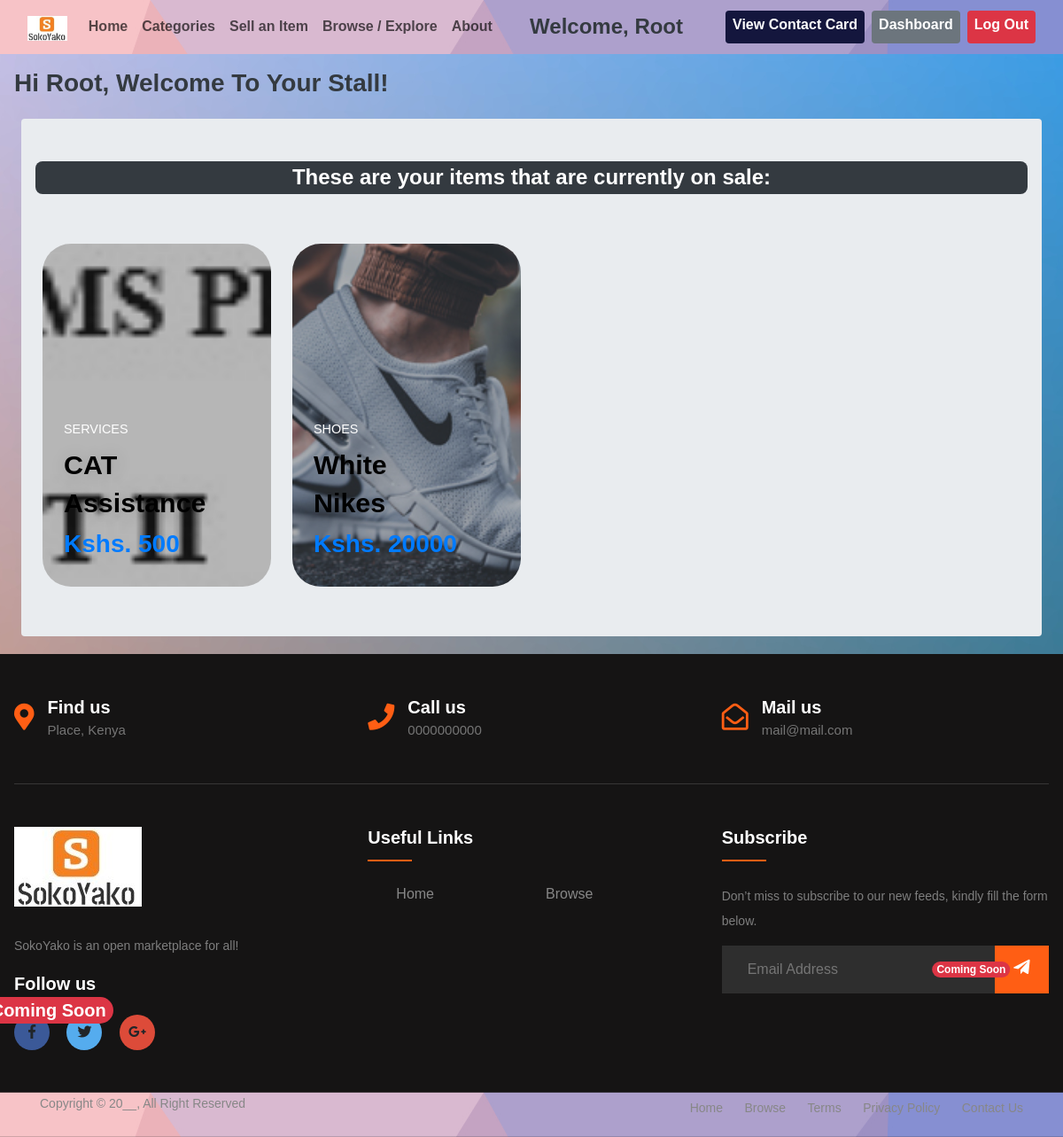
/dashboard/ (signed in), run on an earlier commit of the app's database.
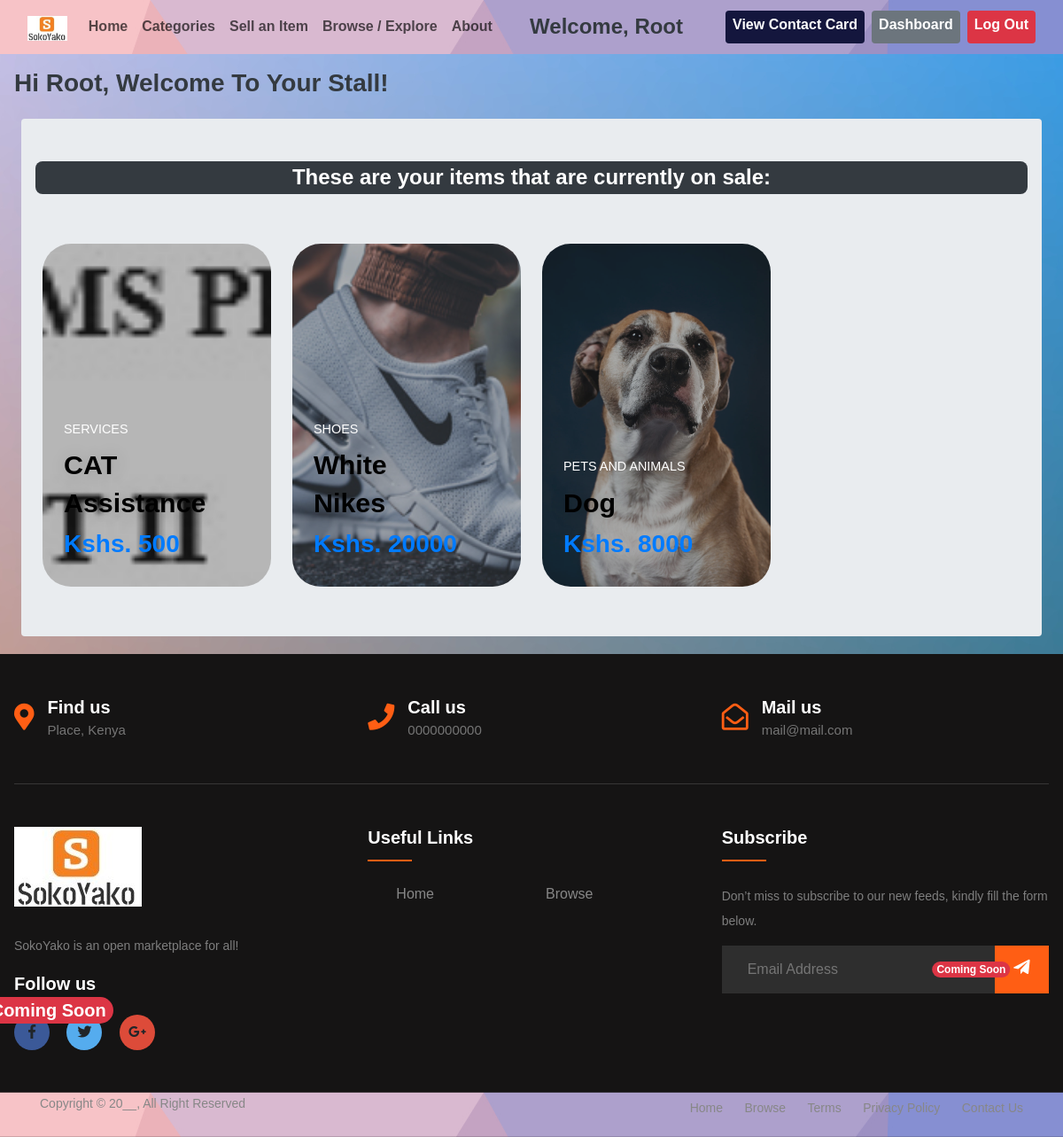
And on a later commit of the database.
### item/models.py (models this page shows, shortened)
class Item(models.Model):
    category = models.ForeignKey(Category, related_name='items', on_delete=models.CASCADE)
    name = models.CharField(max_length=200)
    quantity = models.PositiveIntegerField(blank=True, null=True)
    description = models.TextField(blank=True, null=True)
    price = models.IntegerField()
    image = models.ImageField(upload_to='item_images', blank=True, null=True)
    is_sold = models.BooleanField(default=False)
    is_featured = models.BooleanField(default=False)
    created_by = models.ForeignKey(User, related_name='items', on_delete=models.CASCADE)
    created_at = models.DateTimeField(auto_now_add=True)

class Category(models.Model):
    name = models.CharField(max_length=200)
    cat_image = models.ImageField(upload_to='category_images', blank=True, null=True)
    class Meta:
        ordering = ('name',)
        verbose_name_plural = "Categories"
    def __str__(self):
        return self.name

### dashboard/views.py (the view)
# urls.py: path('', views.dash_index, name='dashboard')
@login_required
def dash_index(request):
    items = Item.objects.filter(created_by=request.user)
    if request.user.is_authenticated:
        try:
            contact_card = ContactCard.objects.get(user=request.user)
        except ContactCard.DoesNotExist:
            contact_card = None
    else:
        contact_card = None
    return render(request, 'dash_index.html', {
        'items': items,
        'contact_card': contact_card
    })

### dashboard/templates/dash_index.html (shortened to what this page needs)
{% extends 'layout.html' %}
{% load static %}
{% block data %}
    <div class="p-2">
        <div class="container-fluid p-2 clearfix">
            <h2 class="fw-bolder fs-3 text-dark text-capitalize">Hi {{ user.username}}, Welcome to your stall!</h2>
            <div class="mt-4 mb-1 mx-2 px-3 py-5 bg-body-secondary rounded">
                <h2 class="mb-5 fs-3 text-center text-white fs-4 fw-bolder bg-dark p-1 rounded-3"> These are your items that are currently on sale:</h2>
                <div class="simpcard-grid p-2">
                    {% for item in items %}
                        <a class="simpcard rounded-5" href="{% url 'item:detail' item.id %}">
                            <div class="simpcard__background rounded-5" style="background-image: url('{{ item.image.url }}')"></div>
                            <div class="card__content">
                                <p class="card__category text-white">{{ item.category }}</p>
                                <h3 class="card__heading text-capitalize text-black fw-bolder">{{ item.name }}</h3>
                                <h3 class="fw-bolder">Kshs. {{ item.price }}</h3>
                            </div>
                        </a>
                    {% endfor %}
                </div>
            </div>
        </div>
    </div>
{% endblock %}

What changed in the data, as far as the page shows it:
added Item: image (picture), category "PETS AND ANIMALS", name "Dog", price "8000"
